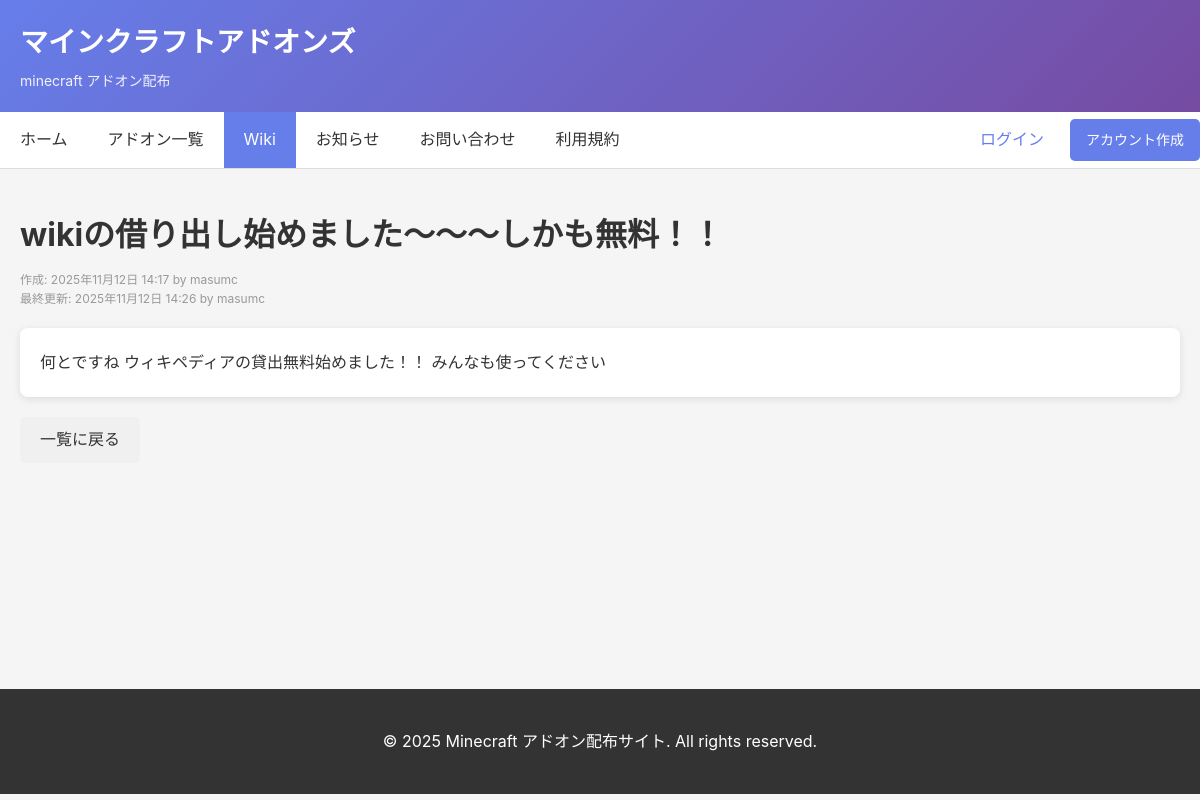
Page /wiki/wikikoukai/ on the committed database.
### project/models.py (models this page shows, shortened)
class Wiki(models.Model):
    title = models.CharField('タイトル', max_length=200, unique=True)
    slug = models.SlugField('URL用の名前', unique=True)
    image = models.ImageField('サムネイル画像', upload_to='wiki/', null=True, blank=True)
    video_url = models.URLField('動画URL（YouTubeなど）', null=True, blank=True)
    content = models.TextField('内容')
    created_by = models.ForeignKey('auth.User', on_delete=models.SET_NULL, null=True, blank=True, related_name='wiki_created')
    updated_by = models.ForeignKey('auth.User', on_delete=models.SET_NULL, null=True, blank=True, related_name='wiki_updated')
    created_at = models.DateTimeField('作成日', auto_now_add=True)
    updated_at = models.DateTimeField('更新日', auto_now=True)
    class Meta:
        ordering = ['title']
        verbose_name = 'Wiki ページ'
        verbose_name_plural = 'Wiki ページ'

### project/views.py (the view)
# urls.py: path('wiki/<slug:slug>/', WikiDetailView.as_view(), name='wiki_detail'),
class WikiDetailView(DetailView):
    model = Wiki
    template_name = 'wiki_detail.html'
    context_object_name = 'wiki'
    slug_field = 'slug'

### templates/wiki_detail.html (shortened to what this page needs)
{% extends 'base.html' %}
{% block content %}
<h1 style="margin-bottom:10px;">{{ wiki.title }}</h1>
<div style="font-size:12px; color:#999; margin-bottom:20px;">
    作成: {{ wiki.created_at|date:"Y年m月d日 H:i" }} by {{ wiki.created_by.username|default:"(削除済み)" }}<br>
    最終更新: {{ wiki.updated_at|date:"Y年m月d日 H:i" }} by {{ wiki.updated_by.username|default:"(削除済み)" }}
</div>
<div class="card">
    <div style="line-height: 1.8;">{{ wiki.content|safe }}</div>
</div>
<div style="margin-top:20px;">
    <a href="{% url 'wiki_list' %}" class="button secondary">一覧に戻る</a>
</div>
{% endblock %}

### templates/base.html (style rules this page uses)
* { margin: 0; padding: 0; box-sizing: border-box; }
body { font-family: -apple-system, BlinkMacSystemFont, "Segoe UI", "Noto Sans JP", sans-serif; background: #f5f5f5; color: #333; line-height: 1.6; }
.button { display: inline-block; padding: 10px 20px; background: #667eea; color: white; border-radius: 5px; text-decoration: none; transition: background 0.2s; }
.button.secondary { background: #f0f0f0; color: #333; }
.card { background: white; border-radius: 8px; box-shadow: 0 2px 8px rgba(0,0,0,0.1); padding: 20px; margin-bottom: 20px; }

### rows in the picture
Wiki: title "wikiの借り出し始めました～～～しかも無料！！", created_at "2025年11月12日 14:17", created_by.username "masumc", updated_at "2025年11月12日 14:26", updated_by.username "masumc", content "何とですね ウィキペディアの貸出無料始めました！！ みんなも使ってください"
